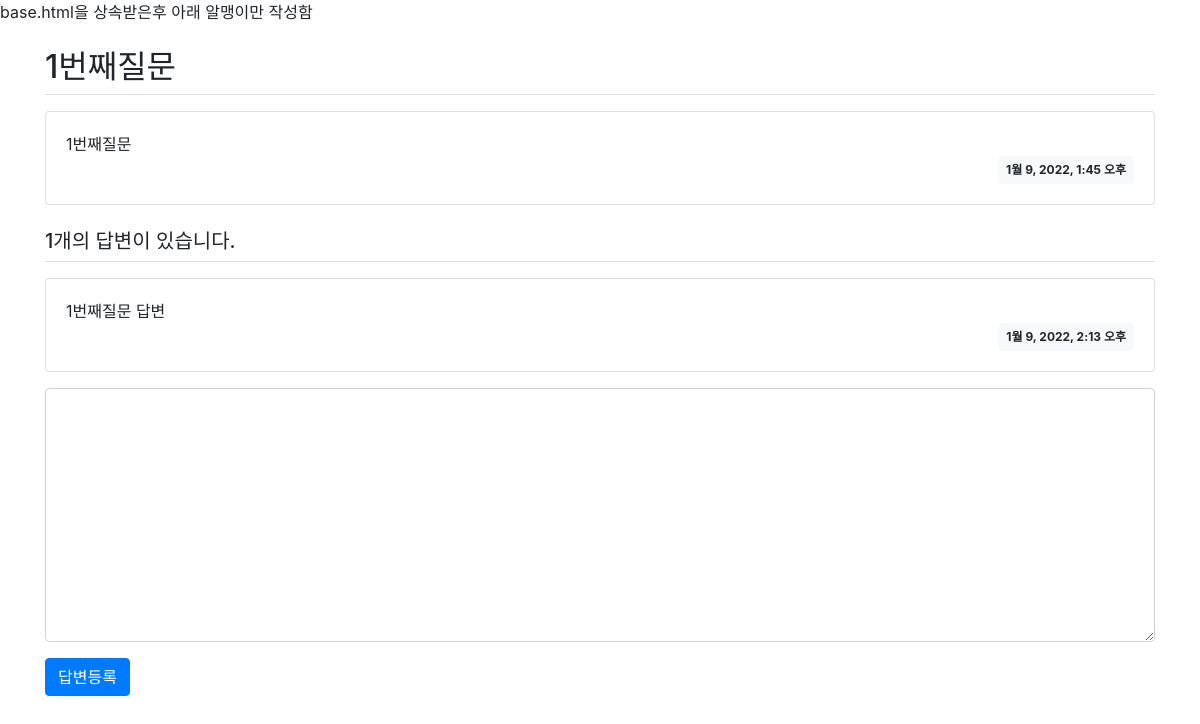
The app's page /pybo/4/ with its own data.
### pybo/models.py (models this page shows, shortened)
class Question(models.Model):
    subject = models.CharField(max_length=200)
    content = models.TextField()
    create_date = models.DateTimeField()

class Answer(models.Model):
    question = models.ForeignKey(Question, on_delete=models.CASCADE)
    content = models.TextField()
    create_date = models.DateTimeField()

### pybo/views.py (the view)
# urls.py: path('',views.index, name='index'), # xxx가 비었으면, views.py의 index라는 함수를 호출, http://localhost:8000/pybo/ 라는 url에 index라는 별칭을 부여. 추후, 템플릿에서 <a href="{% url 'detail' question.id %}"> 태그에서 detail 이라는 name을
def detail(request, question_id):
    question = get_object_or_404(Question, pk=question_id) # Question이라는 모델은 models.py에 정의되어 있다., question_id가 없는 숫자이면, 404에러를 뱉기위해
    context = {'question':question} # 호출될 템플릿에서 받아서 사용할 data를 딕셔너리 형태로 만들어서 넘긴다! 호출된 템플릿에서는 넘겨지는 딕셔너리의 key.value형태로 데이터를 끄집어낸다. 키:question, value:question.subject/question.content/question.create_date
    return render(request,'pybo/question_detail.html',context) # 사용할 템플릿은 templates/pybo/question_detail.html이다

### templates/pybo/question_detail.html (shortened to what this page needs)
{% extends 'base.html' %}
{% block content %}
base.html을 상속받은후 아래 알맹이만 작성함
<div class="container my-3">
    <h2 class="border-bottom py-2">{{ question.subject }}</h2>
    <div class="card my-3">
        <div class="card-body">
            <div class="card-text" style="white-space: pre-line;">{{ question.content }}</div>
            <div class="d-flex justify-content-end">
                <div class="badge badge-light p-2">
                    {{ question.create_date }}
                </div>
            </div>
        </div>
    </div>
    <h5 class="border-bottom my-3 py-2">{{question.answer_set.count}}개의 답변이 있습니다.</h5>
    {% for answer in question.answer_set.all %}
    <div class="card my-3">
        <div class="card-body">
            <div class="card-text" style="white-space: pre-line;">{{ answer.content }}</div>
            <div class="d-flex justify-content-end">
                <div class="badge badge-light p-2">
                    {{ answer.create_date }}
                </div>
            </div>
        </div>
    </div>
    {% endfor %}
    <form action="{% url 'pybo:answer_create' question.id %}" method="post" class="my-3">
        <div class="form-group">
            <textarea name="content" id="content" class="form-control" rows="10"></textarea>
        </div>
        <input type="submit" value="답변등록" class="btn btn-primary">
    </form>
</div>
{% endblock %}

### records on screen
Question: subject "1번째질문", content "1번째질문", create_date "1월 9, 2022, 1:45 오후", answer_set.count "1"
Answer: content "1번째질문 답변", create_date "1월 9, 2022, 2:13 오후"
